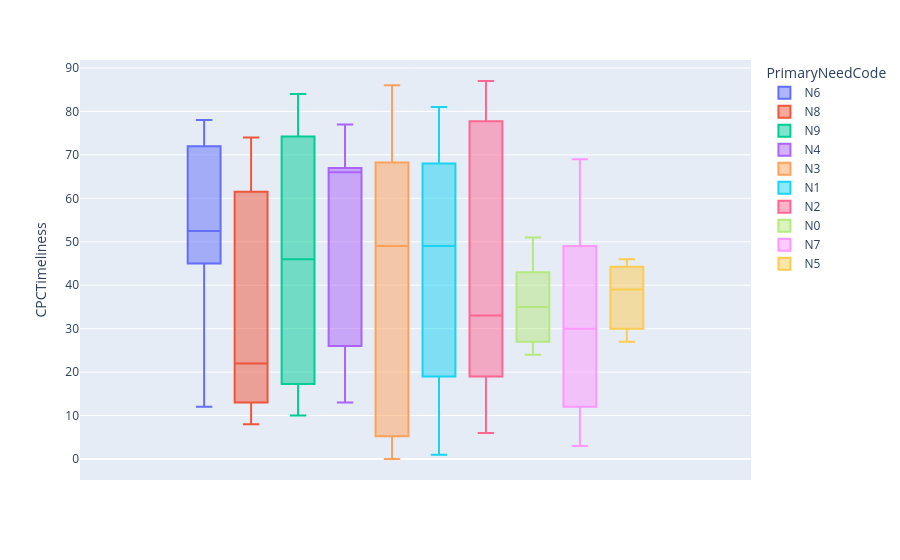

Notebook source saved alongside this figure:
### Code cell
timeliness_box = px.box(cin,
                        y='CPCTimeliness',
                        color='PrimaryNeedCode')

timeliness_box.show()

### Figure 1 — Plotly figure (JSON) as saved in the notebook; plotly's stock layout.template omitted (floating-point values rounded to 4 significant figures)
{"data": [{"alignmentgroup": "True", "hovertemplate": "PrimaryNeedCode=N6<br>CPCTimeliness=%{y}<extra></extra>", "legendgroup": "N6", "marker": {"color": "#636efa"}, "name": "N6", "notched": false, "offsetgroup": "N6", "orientation": "v", "showlegend": true, "type": "box", "x0": " ", "xaxis": "x", "y": [78.0, 12.0, 54.0, 46.0, NaN, NaN, 45.0, 51.0, 56.0, 36.0, 74.0, 72.0, NaN, NaN, NaN, NaN], "y0": " ", "yaxis": "y"}, {"alignmentgroup": "True", "hovertemplate": "PrimaryNeedCode=N8<br>CPCTimeliness=%{y}<extra></extra>", "legendgroup": "N8", "marker": {"color": "#EF553B"}, "name": "N8", "notched": false, "offsetgroup": "N8", "orientation": "v", "showlegend": true, "type": "box", "x0": " ", "xaxis": "x", "y": [49.0, 25.0, 74.0, 8.0, NaN, 11.0, NaN, 15.0, 74.0, NaN, 19.0, NaN], "y0": " ", "yaxis": "y"}, {"alignmentgroup": "True", "hovertemplate": "PrimaryNeedCode=N9<br>CPCTimeliness=%{y}<extra></extra>", "legendgroup": "N9", "marker": {"color": "#00cc96"}, "name": "N9", "notched": false, "offsetgroup": "N9", "orientation": "v", "showlegend": true, "type": "box", "x0": " ", "xaxis": "x", "y": [14.0, 83.0, 65.0, 27.0, 83.0, 66.0, 84.0, 18.0, 10.0, 77.0, 13.0, 46.0, 54.0, 37.0, 17.0], "y0": " ", "yaxis": "y"}, {"alignmentgroup": "True", "hovertemplate": "PrimaryNeedCode=N4<br>CPCTimeliness=%{y}<extra></extra>", "legendgroup": "N4", "marker": {"color": "#ab63fa"}, "name": "N4", "notched": false, "offsetgroup": "N4", "orientation": "v", "showlegend": true, "type": "box", "x0": " ", "xaxis": "x", "y": [66.0, 66.0, 67.0, 77.0, 13.0, 26.0], "y0": " ", "yaxis": "y"}, {"alignmentgroup": "True", "hovertemplate": "PrimaryNeedCode=N3<br>CPCTimeliness=%{y}<extra></extra>", "legendgroup": "N3", "marker": {"color": "#FFA15A"}, "name": "N3", "notched": false, "offsetgroup": "N3", "orientation": "v", "showlegend": true, "type": "box", "x0": " ", "xaxis": "x", "y": [3.0, 0.0, 66.0, 4.0, 86.0, 69.0, 74.0, 27.0, NaN, 9.0, 49.0, 49.0], "y0": " ", "yaxis": "y"}, {"alignmentgroup": "True", "hovertemplate": "PrimaryNeedCode=N1<br>CPCTimeliness=%{y}<extra></extra>", "legendgroup": "N1", "marker": {"color": "#19d3f3"}, "name": "N1", "notched": false, "offsetgroup": "N1", "orientation": "v", "showlegend": true, "type": "box", "x0": " ", "xaxis": "x", "y": [16.0, 68.0, 48.0, 19.0, 1.0, 55.0, 50.0, 21.0, NaN, 70.0, 81.0], "y0": " ", "yaxis": "y"}, {"alignmentgroup": "True", "hovertemplate": "PrimaryNeedCode=N2<br>CPCTimeliness=%{y}<extra></extra>", "legendgroup": "N2", "marker": {"color": "#FF6692"}, "name": "N2", "notched": false, "offsetgroup": "N2", "orientation": "v", "showlegend": true, "type": "box", "x0": " ", "xaxis": "x", "y": [19.0, 56.0, 19.0, 87.0, 32.0, 86.0, 33.0, NaN, 6.0, 75.0], "y0": " ", "yaxis": "y"}, {"alignmentgroup": "True", "hovertemplate": "PrimaryNeedCode=N0<br>CPCTimeliness=%{y}<extra></extra>", "legendgroup": "N0", "marker": {"color": "#B6E880"}, "name": "N0", "notched": false, "offsetgroup": "N0", "orientation": "v", "showlegend": true, "type": "box", "x0": " ", "xaxis": "x", "y": [24.0, NaN, NaN, 43.0, 34.0, 51.0, 27.0, 36.0], "y0": " ", "yaxis": "y"}, {"alignmentgroup": "True", "hovertemplate": "PrimaryNeedCode=N7<br>CPCTimeliness=%{y}<extra></extra>", "legendgroup": "N7", "marker": {"color": "#FF97FF"}, "name": "N7", "notched": false, "offsetgroup": "N7", "orientation": "v", "showlegend": true, "type": "box", "x0": " ", "xaxis": "x", "y": [50.0, 3.0, 21.0, 69.0, 30.0, 46.0, 9.0], "y0": " ", "yaxis": "y"}, {"alignmentgroup": "True", "hovertemplate": "PrimaryNeedCode=N5<br>CPCTimeliness=%{y}<extra></extra>", "legendgroup": "N5", "marker": {"color": "#FECB52"}, "name": "N5", "notched": false, "offsetgroup": "N5", "orientation": "v", "showlegend": true, "type": "box", "x0": " ", "xaxis": "x", "y": [39.0, 46.0, 27.0, NaN], "y0": " ", "yaxis": "y"}], "layout": {"boxmode": "group", "legend": {"title": {"text": "PrimaryNeedCode"}, "tracegroupgap": 0}, "margin": {"t": 60}, "xaxis": {"anchor": "y", "domain": [0, 1]}, "yaxis": {"anchor": "x", "domain": [0, 1], "title": {"text": "CPCTimeliness"}}}}
